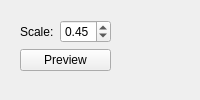
             <widget class="QWidget" name="highestScaleTab">
              <attribute name="title">
               <string>Highest</string>
              </attribute>
              <layout class="QHBoxLayout" name="horizontalLayout_14">
               <item>
                <widget class="QWidget" name="widget" native="true">
                 <property name="sizePolicy">
                  <sizepolicy hsizetype="Minimum" vsizetype="Minimum">
                   <horstretch>0</horstretch>
                   <verstretch>0</verstretch>
                  </sizepolicy>
                 </property>
                 <layout class="QFormLayout" name="formLayout_10">
                  <item row="0" column="0">
                   <widget class="QLabel" name="highestScaleLabel">
                    <property name="text">
                     <string>Scale:</string>
                    </property>
                   </widget>
                  </item>
                  <item row="0" column="1">
                   <widget class="QDoubleSpinBox" name="highestScaleDoubleSpinBox">
                    <property name="minimum">
                     <double>0.000000000000000</double>
                    </property>
                    <property name="maximum">
                     <double>2.000000000000000</double>
                    </property>
                    <property name="singleStep">
                     <double>0.010000000000000</double>
                    </property>
                    <property name="value">
                     <double>0.450000000000000</double>
                    </property>
                   </widget>
                  </item>
                  <item row="1" column="0" colspan="2">
                   <widget class="QPushButton" name="highestScalePreview">
                    <property name="text">
                     <string>Preview</string>
                    </property>
                   </widget>
                  </item>
                 </layout>
                </widget>
               </item>
               <item>
                <widget class="QWidget" name="widget_2" native="true">
                 <property name="sizePolicy">
                  <sizepolicy hsizetype="Expanding" vsizetype="Expanding">
                   <horstretch>0</horstretch>
                   <verstretch>0</verstretch>
                  </sizepolicy>
                 </property>
                 <layout class="QVBoxLayout" name="verticalLayout_13">
                  <item>
                   <widget class="QVTKWidget" name="highestScaleSelectionQVTKView" native="true">
                    <property name="sizePolicy">
                     <sizepolicy hsizetype="Expanding" vsizetype="Expanding">
                      <horstretch>0</horstretch>
                      <verstretch>0</verstretch>
                     </sizepolicy>
                    </property>
                   </widget>
                  </item>
                 </layout>
                </widget>
               </item>
              </layout>
             </widget>
